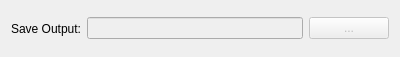
<?xml version="1.0" encoding="UTF-8"?>
<ui version="4.0">
 <class>MaxStacking</class>
 <widget class="QWidget" name="MaxStacking">
  <property name="geometry">
   <rect>
    <x>0</x>
    <y>0</y>
    <width>400</width>
    <height>57</height>
   </rect>
  </property>
  <property name="sizePolicy">
   <sizepolicy hsizetype="Minimum" vsizetype="Minimum">
    <horstretch>0</horstretch>
    <verstretch>0</verstretch>
   </sizepolicy>
  </property>
  <property name="windowTitle">
   <string>Frame</string>
  </property>
  <property name="title" stdset="0">
   <string>Exponential</string>
  </property>
  <property name="checkable" stdset="0">
   <bool>true</bool>
  </property>
  <layout class="QHBoxLayout" name="horizontalLayout_2">
   <item>
    <layout class="QHBoxLayout" name="horizontalLayout">
     <item>
      <widget class="QLabel" name="label">
       <property name="text">
        <string>Save Output:</string>
       </property>
      </widget>
     </item>
     <item>
      <widget class="QLineEdit" name="filename">
       <property name="enabled">
        <bool>false</bool>
       </property>
      </widget>
     </item>
     <item>
      <widget class="QPushButton" name="filenameOpen">
       <property name="enabled">
        <bool>false</bool>
       </property>
       <property name="sizePolicy">
        <sizepolicy hsizetype="Fixed" vsizetype="Fixed">
         <horstretch>0</horstretch>
         <verstretch>0</verstretch>
        </sizepolicy>
       </property>
       <property name="text">
        <string>...</string>
       </property>
      </widget>
     </item>
    </layout>
   </item>
  </layout>
 </widget>
 <resources/>
 <connections/>
</ui>
